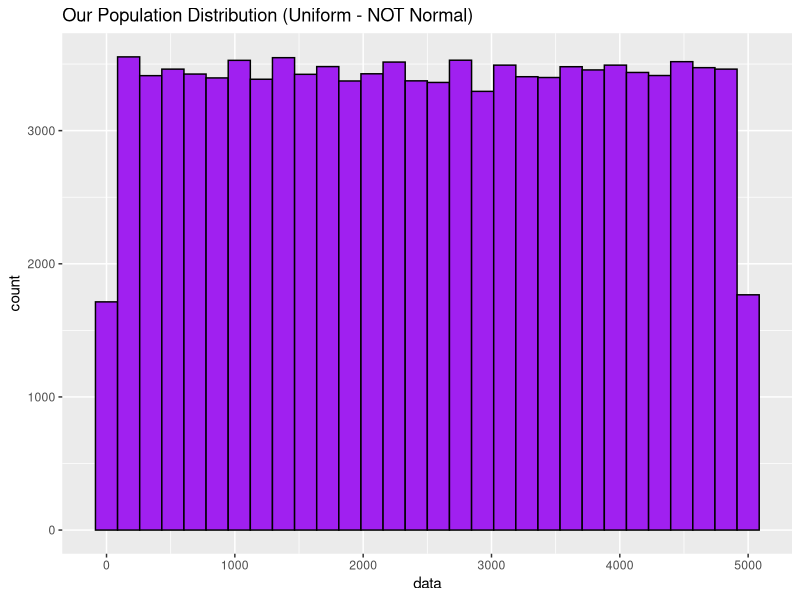
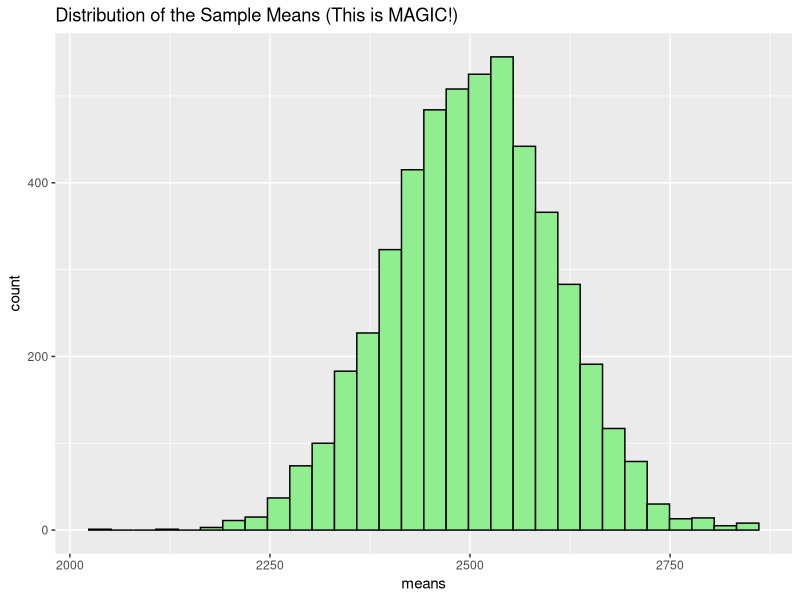

Source code (R) for these figures, in order:
library(tidyverse)
# Our population is uniformly distributed (flat)
population <- runif(n = 100000, min = 0, max = 5000)

# Let's visualize the population to prove it's NOT normal
ggplot(tibble(data = population), aes(x = data)) +
  geom_histogram(fill = "purple", color = "black") +
  labs(title = "Our Population Distribution (Uniform - NOT Normal)")

# This is a bit advanced, but follow the logic.
# We will use a 'for' loop to repeat the process.

# 1. Create an empty vector to store our sample means
sample_means <- numeric(5000)

# 2. Loop 5000 times
for (i in 1:5000) {
  # Take a random sample of size 30 from the population
  one_sample <- sample(population, size = 200)
  
  # Calculate its mean and store it
  sample_means[i] <- mean(one_sample)
}
  
  # Convert to a tibble for plotting
  means_data <- tibble(means = sample_means)
  
  # Plot the histogram of the SAMPLE MEANS
  ggplot(means_data, aes(x = means)) +
    geom_histogram(fill = "lightgreen", color = "black") +
    labs(title = "Distribution of the Sample Means (This is MAGIC!)")
  
# Take ONE sample of size 100
my_single_sample <- sample(population, size = 100)

# Calculate its statistics
sample_mean <- mean(my_single_sample)
sample_sd <- sd(my_single_sample)
sample_n <- 100

# Calculate the Standard Error of the Mean
se_mean <- sample_sd / sqrt(sample_n)

# Calculate the 95% Confidence Interval
lower_bound <- sample_mean - 1.96 * se_mean
upper_bound <- sample_mean + 1.96 * se_mean

# Print the results
print(paste("Sample Mean:", round(sample_mean, 2)))
print(paste("95% CI:", round(lower_bound, 2), "to", round(upper_bound, 2)))

# What was the TRUE population mean? (min=0, max=5000 -> mean=2500)
# Did our interval capture it? It should have!

